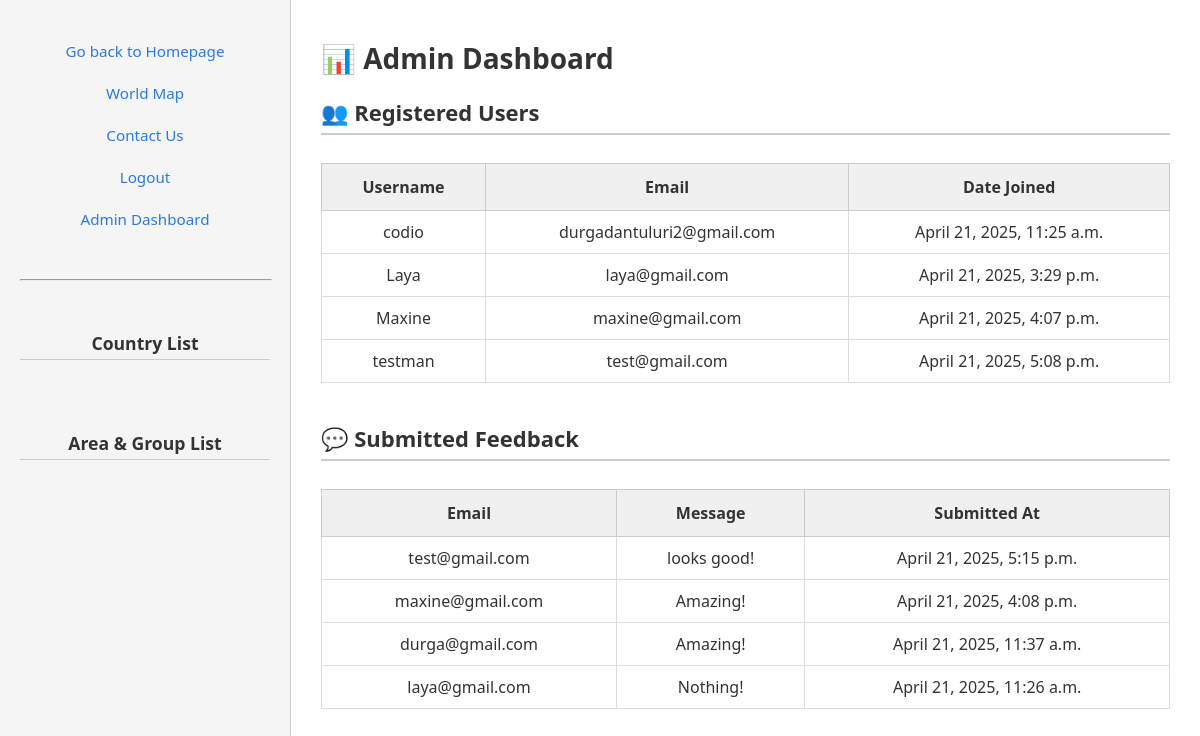
Screenshot of /co2/admin-dashboard/ (signed in) with the database file from the repository.
### visual_emission/models.py (models this page shows, shortened)
class Feedback(models.Model):
    email = models.EmailField()
    message = models.TextField()
    submitted_at = models.DateTimeField(auto_now_add=True)

### visual_emission/views.py (the view)
# urls.py: path('admin-dashboard/', views.admin_dashboard, name='admin_dashboard'),
@login_required(login_url='co2:login')
@user_passes_test(lambda u: u.is_superuser)
def admin_dashboard(request):
    users = User.objects.all().order_by('date_joined')
    feedbacks = Feedback.objects.all().order_by('-submitted_at')
    return render(request, 'admin_dashboard.html', {
        'users': users,
        'feedbacks': feedbacks
    })

### visual_emission/templates/admin_dashboard.html (shortened to what this page needs)
{% extends 'main.html' %}
{% block content %}
    <div style="max-width: 900px; margin: auto;">
        <h1 style="font-size: 28px; margin-bottom: 20px;">📊 Admin Dashboard</h1>
        <div style="margin-bottom: 40px;">
            <h2 style="font-size: 22px; border-bottom: 2px solid #ccc; padding-bottom: 6px;">👥 Registered Users</h2>
            <div style="overflow-x: auto;">
                <table style="width: 100%; border-collapse: collapse; margin-top: 10px;">
                    <thead style="background-color: #f0f0f0;">
                        <tr>
                            <th style="padding: 12px; border: 1px solid #ccc;">Username</th>
                            <th style="padding: 12px; border: 1px solid #ccc;">Email</th>
                            <th style="padding: 12px; border: 1px solid #ccc;">Date Joined</th>
                        </tr>
                    </thead>
                    <tbody>
                        {% for user in users %}
                            <tr style="text-align: center;">
                                <td style="padding: 10px; border: 1px solid #ddd;">{{ user.username }}</td>
                                <td style="padding: 10px; border: 1px solid #ddd;">{{ user.email }}</td>
                                <td style="padding: 10px; border: 1px solid #ddd;">{{ user.date_joined|date:"F d, Y, P" }}</td>
                            </tr>
                        {% endfor %}
                    </tbody>
                </table>
            </div>
        </div>
        <div>
            <h2 style="font-size: 22px; border-bottom: 2px solid #ccc; padding-bottom: 6px;">💬 Submitted Feedback</h2>
            <div style="overflow-x: auto;">
                <table style="width: 100%; border-collapse: collapse; margin-top: 10px;">
                    <thead style="background-color: #f0f0f0;">
                        <tr>
                            <th style="padding: 12px; border: 1px solid #ccc;">Email</th>
                            <th style="padding: 12px; border: 1px solid #ccc;">Message</th>
                            <th style="padding: 12px; border: 1px solid #ccc;">Submitted At</th>
                        </tr>
                    </thead>
                    <tbody>
                        {% for feedback in feedbacks %}
                            <tr style="text-align: center;">
                                <td style="padding: 10px; border: 1px solid #ddd;">{{ feedback.email }}</td>
                                <td style="padding: 10px; border: 1px solid #ddd;">{{ feedback.message }}</td>
                                <td style="padding: 10px; border: 1px solid #ddd;">{{ feedback.submitted_at|date:"F d, Y, P" }}</td>
                            </tr>
                        {% endfor %}
                    </tbody>
                </table>
            </div>
        </div>
    </div>
{% endblock %}

### visual_emission/templates/main.html (shortened to what this page needs)
<!DOCTYPE html>
<html>
<head>
    {% load static %}
    <link rel="stylesheet" href="{% static 'styles.css' %}">
</head>
<body>
    <div class="container">
        <div class="sidebar">
            <div class="sidebar-links">
                <ul>
                    <li><a href="{% url 'co2:homepage' %}">Go back to Homepage</a></li>
                    <li><a href="{% url 'co2:map' %}">World Map</a></li>
                    <li><a href="{% url 'co2:feedback' %}">Contact Us</a></li>
                    {% if user.is_authenticated %}
                        <li><a href="{% url 'co2:logout' %}">Logout</a></li>
                        {% if user.is_superuser %}
                            <li><a href="{% url 'co2:admin_dashboard' %}">Admin Dashboard</a></li>
                        {% endif %}
                    {% else %}
                        <li><a href="{% url 'co2:login' %}">Login</a></li>
                        <li><a href="{% url 'co2:register' %}">Register</a></li>
                    {% endif %}
                </ul>
            </div>
            <hr style="margin: 15px 0; width: 100%;">
            <div class="scroll-box">
                <h3>Country List</h3>
            </div>
            <div class="scroll-box">
                <h3>Area & Group List</h3>
            </div>
        </div>
        <div class="content">
            {% block content %}{% endblock %}
        </div>
    </div>
</body>
</html>

### visual_emission/static/styles.css (style rules this page uses)
body { font-family: 'Segoe UI', sans-serif; background-color: #ffffff; color: #333; margin: 0; padding: 0; }
.container { display: flex; min-height: 100vh; }
.sidebar { width: 250px; background-color: #f5f5f5; padding: 20px; overflow-y: auto; border-right: 1px solid #ccc; display: flex; flex-direction: column; gap: 10px; }
.sidebar h3 { font-size: 1.1em; margin-top: 25px; margin-bottom: 10px; border-bottom: 1px solid #ccc; padding-bottom: 4px; }
.sidebar a { display: block; color: #2a7ae2; text-decoration: none; font-size: 0.95em; margin: 3px 0; padding: 5px 10px; border-radius: 5px; transition: background-color 0.2s ease; }
.sidebar a { display: block; margin-bottom: 10px; color: #2a7ae2; text-decoration: none; font-weight: 500; }
.sidebar-links ul { list-style-type: none; padding-left: 0; text-align: center; margin-bottom: 20px; }
.sidebar-links ul li { text-align: center; margin-bottom: 12px; }
.scroll-box { max-height: 250px; overflow-y: auto; margin-bottom: 20px; padding-right: 5px; width: 100%; }
.scroll-box h3 { text-align: center; border-bottom: 1px solid #ccc; margin-bottom: 12px; padding-bottom: 4px; }
.content { flex-grow: 1; padding: 20px 30px; overflow-y: auto; }

### rows the page displays
Feedback: email "test@gmail.com", message "looks good!", submitted_at "April 21, 2025, 5:15 p.m."
Feedback: email "maxine@gmail.com", message "Amazing!", submitted_at "April 21, 2025, 4:08 p.m."
Feedback: email "durga@gmail.com", message "Amazing!", submitted_at "April 21, 2025, 11:37 a.m."
Feedback: email "laya@gmail.com", message "Nothing!", submitted_at "April 21, 2025, 11:26 a.m."

### other values shown
{{ user.username }} "codio"
{{ user.email }} "durgadantuluri2@gmail.com"
{{ user.date_joined|date:"F d, Y, P" }} "April 21, 2025, 11:25 a.m."
{{ user.username }} "Laya"
{{ user.email }} "laya@gmail.com"
{{ user.date_joined|date:"F d, Y, P" }} "April 21, 2025, 3:29 p.m."
{{ user.username }} "Maxine"
{{ user.email }} "maxine@gmail.com"
{{ user.date_joined|date:"F d, Y, P" }} "April 21, 2025, 4:07 p.m."
{{ user.username }} "testman"
{{ user.email }} "test@gmail.com"
{{ user.date_joined|date:"F d, Y, P" }} "April 21, 2025, 5:08 p.m."
